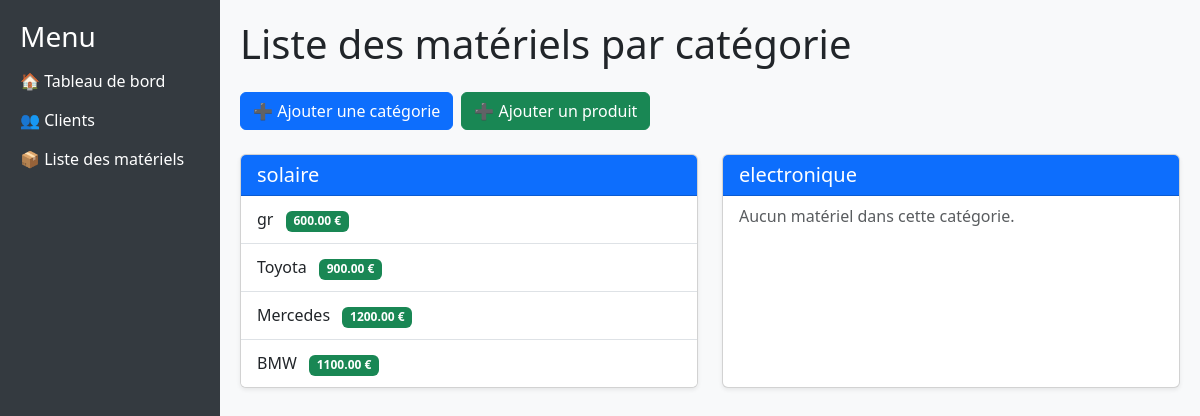
The app's page /materiels/, older data.
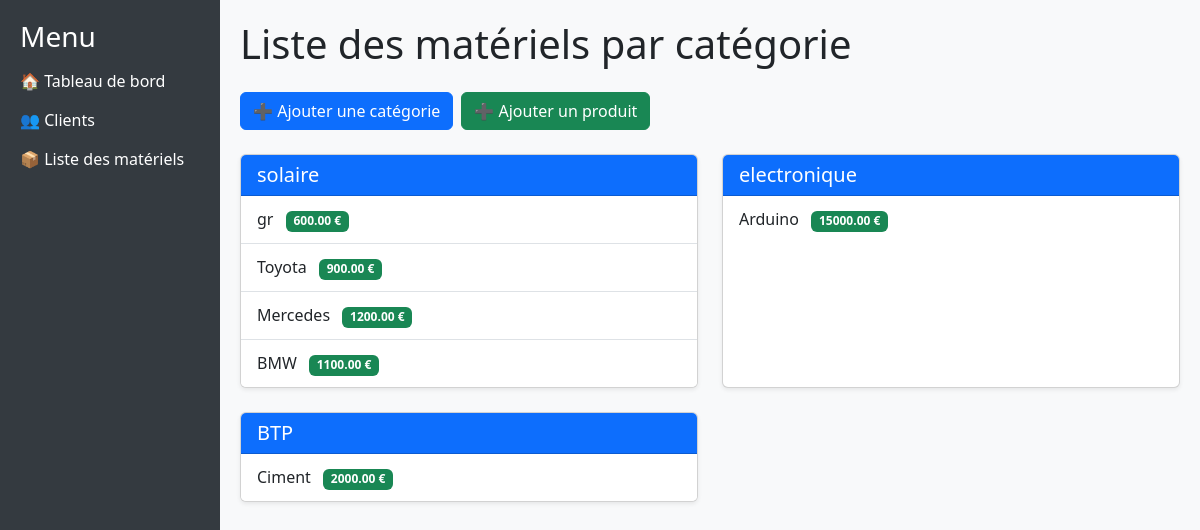
The same page, newer data.
### devis_app/models.py (models this page shows, shortened)
class Categorie(models.Model):
    nom = models.CharField(max_length=100)

class Produit(models.Model):
    nom = models.CharField(max_length=100)
    prix = models.DecimalField(max_digits=10, decimal_places=2)
    categorie = models.ForeignKey(Categorie, on_delete=models.CASCADE, null=True)

### devis_app/views.py (the view)
# urls.py: path('materiels/', views.liste_materiels, name='liste_materiels'),
def liste_materiels(request):
    categories = Categorie.objects.prefetch_related('produit_set').all()
    return render(request, 'liste_materiels.html', {'categories': categories})

### devis_app/templates/liste_materiels.html (shortened to what this page needs)
{% extends "base.html" %}
{% block content %}
<h1 class="mb-4">Liste des matériels par catégorie</h1>
<div class="mb-4 d-flex gap-2">
    <button class="btn btn-primary" data-bs-toggle="modal" data-bs-target="#modalAjouterCategorie">➕ Ajouter une catégorie</button>
    <button class="btn btn-success" data-bs-toggle="modal" data-bs-target="#modalAjouterProduit">➕ Ajouter un produit</button>
</div>
<div class="row row-cols-1 row-cols-md-2 g-4">
{% for categorie in categories %}
    <div class="col">
        <div class="card shadow-sm h-100">
            <div class="card-header bg-primary text-white">
                <h5 class="mb-0">{{ categorie.nom }}</h5>
            </div>
            <ul class="list-group list-group-flush">
                {% for produit in categorie.produit_set.all %}
                <li class="list-group-item d-flex justify-content-between align-items-center produit-item">
                    <div>
                        {{ produit.nom }}
                        <span class="badge bg-success ms-2">{{ produit.prix }} €</span>
                    </div>
                </li>
                {% empty %}
                <li class="list-group-item text-muted">Aucun matériel dans cette catégorie.</li>
                {% endfor %}
            </ul>
        </div>
    </div>
{% empty %}
    <p>Aucune catégorie trouvée.</p>
{% endfor %}
</div>
{% endblock %}

Row changes from the older to the newer data that the page shows:
shown differently, row unchanged: Categorie "electronique": no longer shows "Aucun matériel dans cette catégorie."
added Produit: nom "Arduino", prix "15000.00", shown under Categorie "electronique"
added Categorie: nom "BTP"
added Produit: nom "Ciment", prix "2000.00", shown under "BTP"
